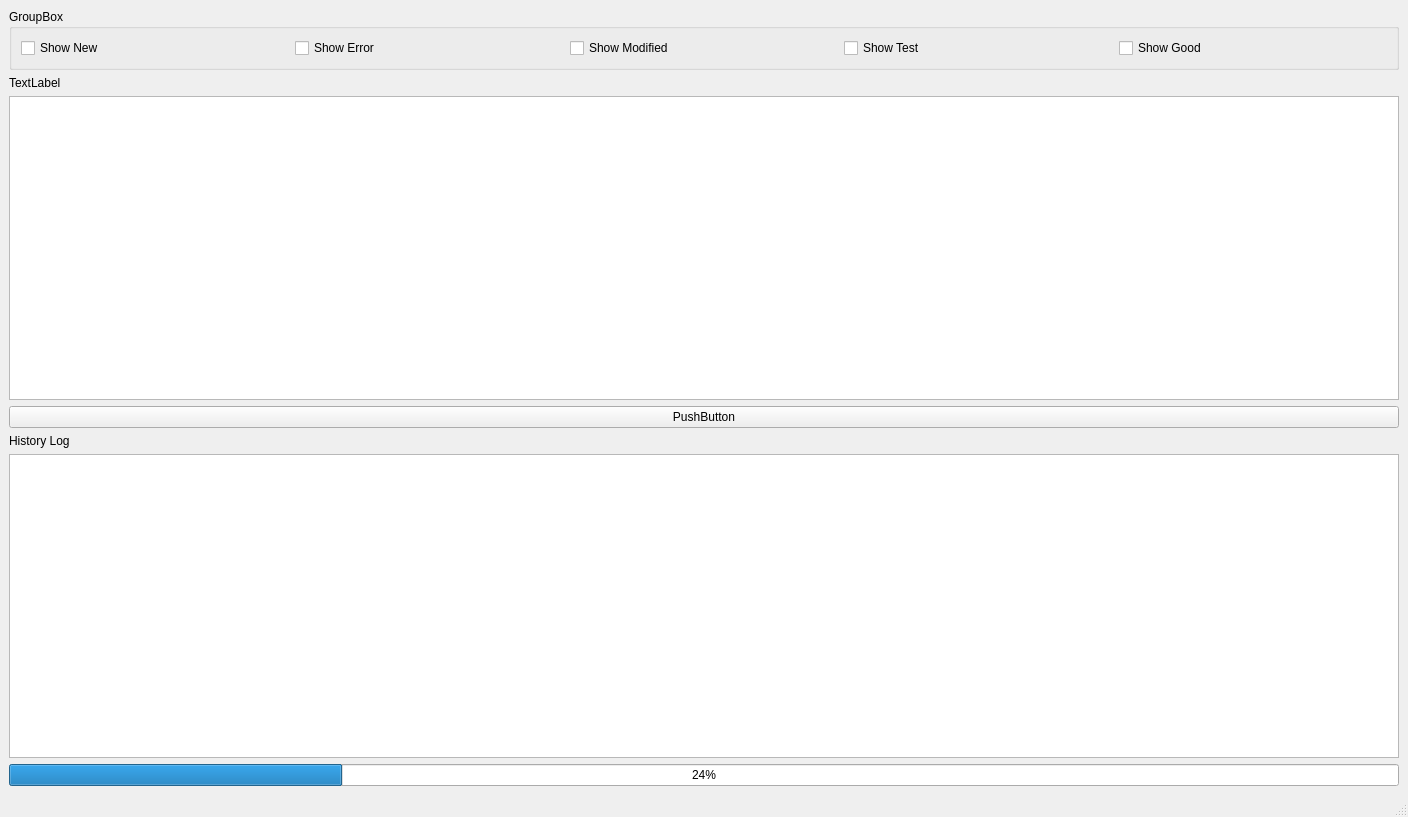
<?xml version="1.0" encoding="UTF-8"?>
<ui version="4.0">
 <class>MainWindow</class>
 <widget class="QMainWindow" name="MainWindow">
  <property name="geometry">
   <rect>
    <x>0</x>
    <y>0</y>
    <width>1408</width>
    <height>817</height>
   </rect>
  </property>
  <property name="windowTitle">
   <string>MainWindow</string>
  </property>
  <widget class="QWidget" name="centralwidget">
   <layout class="QGridLayout" name="gridLayout">
    <item row="0" column="0">
     <widget class="QGroupBox" name="groupBox">
      <property name="title">
       <string>GroupBox</string>
      </property>
      <layout class="QHBoxLayout" name="horizontalLayout">
       <item>
        <widget class="QCheckBox" name="checkBox_6">
         <property name="text">
          <string>Show New</string>
         </property>
        </widget>
       </item>
       <item>
        <widget class="QCheckBox" name="checkBox_5">
         <property name="text">
          <string>Show Error</string>
         </property>
        </widget>
       </item>
       <item>
        <widget class="QCheckBox" name="checkBox">
         <property name="text">
          <string>Show Modified</string>
         </property>
        </widget>
       </item>
       <item>
        <widget class="QCheckBox" name="checkBox_3">
         <property name="text">
          <string>Show Test</string>
         </property>
        </widget>
       </item>
       <item>
        <widget class="QCheckBox" name="checkBox_2">
         <property name="text">
          <string>Show Good</string>
         </property>
        </widget>
       </item>
      </layout>
     </widget>
    </item>
    <item row="1" column="0">
     <widget class="QLabel" name="label_2">
      <property name="text">
       <string>TextLabel</string>
      </property>
     </widget>
    </item>
    <item row="2" column="0">
     <widget class="QTreeView" name="treeView">
      <property name="editTriggers">
       <set>QAbstractItemView::DoubleClicked|QAbstractItemView::EditKeyPressed</set>
      </property>
      <property name="expandsOnDoubleClick">
       <bool>true</bool>
      </property>
     </widget>
    </item>
    <item row="3" column="0">
     <widget class="QPushButton" name="pushButton">
      <property name="text">
       <string>PushButton</string>
      </property>
     </widget>
    </item>
    <item row="4" column="0">
     <widget class="QLabel" name="label_3">
      <property name="text">
       <string>History Log</string>
      </property>
     </widget>
    </item>
    <item row="5" column="0">
     <widget class="QListWidget" name="listWidget"/>
    </item>
    <item row="6" column="0">
     <widget class="QProgressBar" name="progressBar">
      <property name="value">
       <number>24</number>
      </property>
     </widget>
    </item>
   </layout>
  </widget>
  <widget class="QMenuBar" name="menubar">
   <property name="geometry">
    <rect>
     <x>0</x>
     <y>0</y>
     <width>1408</width>
     <height>22</height>
    </rect>
   </property>
  </widget>
  <widget class="QStatusBar" name="statusbar"/>
 </widget>
 <resources/>
 <connections/>
</ui>
